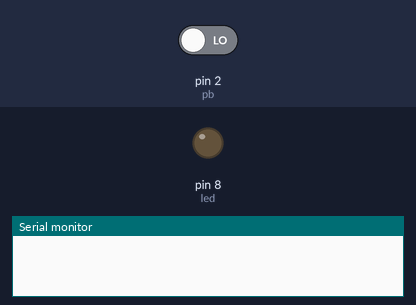
Recording of a sketch running on a simulated Arduino Uno, built with avr-gcc and run on an emulated ATmega328P. Shown: output pins drawn as LEDs (lit = HIGH), the last lines printed to the serial monitor. Inputs (shaded band) come from the test bench; at power-on: pin 2 (pb) LOW.

Above: at 2.8 s.
2.9 s: pin 2 (pb) driven HIGH
At 3.8 s:
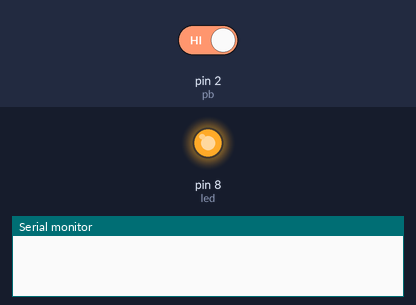
4.5 s: pin 2 (pb) driven LOW
At 5.3 s:
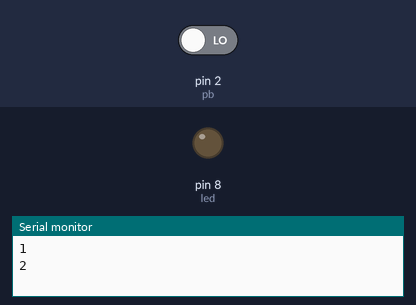
Timing chart, 0 to 7.5 s (numbered marks = the images above; inputs shaded):
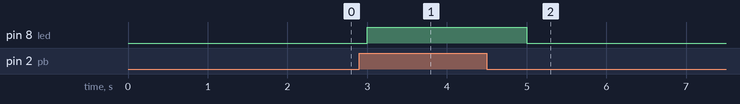

Measured:
- after the input at 2.9 s, pin 8 (led): LOW → HIGH after 0.10 s
- after the input at 4.5 s, pin 8 (led): HIGH → LOW after 0.50 s

The sketch:

surprising_uusam1.ino
```cpp
// C++ code
//
const int pb=2;
const int led=8;
int counter;

void setup()
{
 pinMode(2, INPUT);
  pinMode(8, OUTPUT);
  counter=0;
}

void loop()
{
  Serial.begin(9600);
  int Bstate=digitalRead(pb);
  if(Bstate==1){
  digitalWrite(led, HIGH);
  delay(1000);// Wait for 1000 millisecond
    counter=counter+1;
    Serial.println(counter);
  }
  else{

  digitalWrite(led, LOW);
  delay(1000); // Wait for 1000 millisecond(s)
}
}
```
